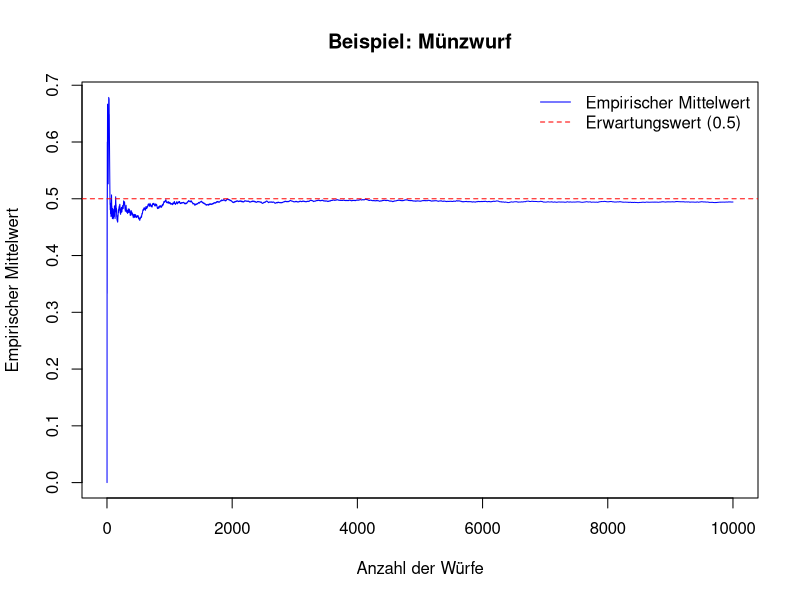
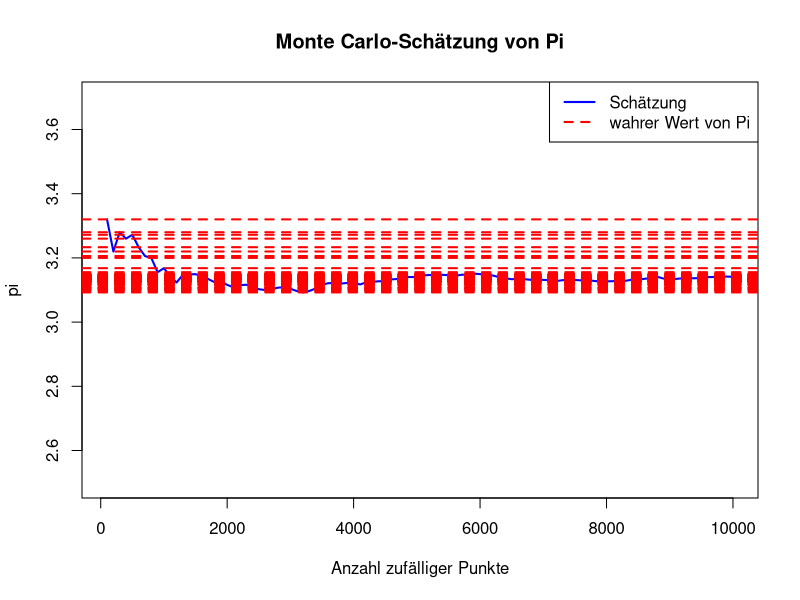
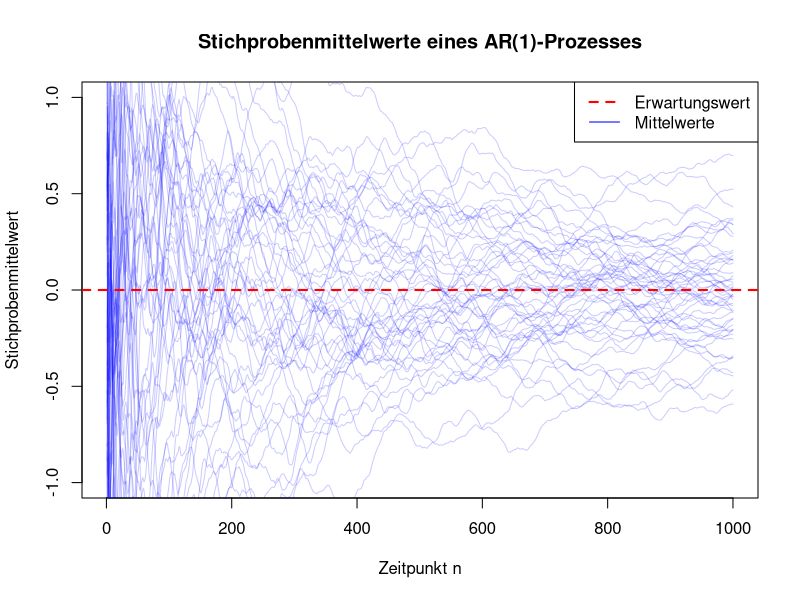
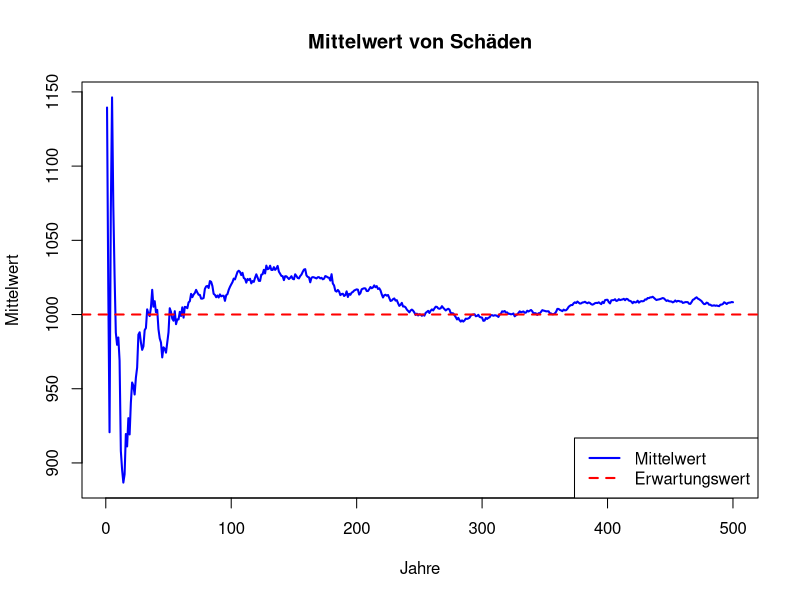

The R script that drew these images, in order:
n <- 10000
set.seed(123)
w <- rbinom(n, size = 1, prob = 0.5)
m <- cumsum(w) / 1:n
e <- 0.5
plot(1:n, m, type = "l", col = "blue",
     xlab = "Anzahl der Würfe",
     ylab = "Empirischer Mittelwert",
     main = "Beispiel: Münzwurf")
abline(h = e, col = "red", lty = 2)
legend("topright", legend = c("Empirischer Mittelwert", "Erwartungswert (0.5)"),
       col = c("blue", "red"), lty = c(1,2), bty = "n")



n <- 10000
schritt <- 100
x <- runif(n)
y <- runif(n)
ist_drinnen <- x^2 + y^2 <= 1
pi <- numeric(n / schritt)
for (i in seq(schritt, n, by = schritt)) {
  pi[i / schritt] <- 4 * mean(ist_drinnen[1:i])
}
x_werte <- seq(schritt, n, by = schritt)
plot(x_werte, pi, type = "l", col = "blue", lwd = 2,
     main = "Monte Carlo-Schätzung von Pi",
     xlab = "Anzahl zufälliger Punkte",
     ylim = c(2.5, 3.7))
abline(h = pi, col = "red", lty = 2, lwd = 2)
legend("topright", legend = c("Schätzung", "wahrer Wert von Pi"),
       col = c("blue", "red"), lty = c(1, 2), lwd = 2)



n <- 1000
pfade <- 50
phi <- 0.9
mu <- 0
sigma <- 1
x <- matrix(0, nrow = n, ncol = pfade)
for (j in 1:pfade) {
  x[1, j] <- rnorm(1, mean = mu, sd = sigma)
  for (t in 2:n) {
    x[t, j] <- phi * x[t-1, j] + rnorm(1, mean = 0, sd = sigma)
  }
}
m <- apply(x, 2, function(x) cumsum(x) / seq_along(x))
plot(NULL, xlim = c(1, n), ylim = c(-1, 1), xlab = "Zeitpunkt n", ylab = "Stichprobenmittelwert",
     main = "Stichprobenmittelwerte eines AR(1)-Prozesses")
for (j in 1:pfade) {
  lines(1:n, m[, j], col = rgb(0, 0, 1, alpha = 0.2))
}
abline(h = mu, col = "red", lwd = 2, lty = 2)
legend("topright", legend = c("Erwartungswert", "Mittelwerte"),
       col = c("red", "blue"), lty = c(2, 1), lwd = c(2, 1))



n <- 500                             
mu <- 1000                 
sigma <- 300              
x <- rnorm(n, mean = mu, sd = sigma)
m  <- cumsum(x) / seq_along(x)
plot(m, type = "l", col = "blue", lwd = 2,
     xlab = "Jahre",
     ylab = "Mittelwert",
     main = "Mittelwert von Schäden")
abline(h = mu, col = "red", lty = 2, lwd = 2)
legend("bottomright", legend = c("Mittelwert", "Erwartungswert"),
       col = c("blue", "red"), lty = c(1, 2), lwd = 2)

